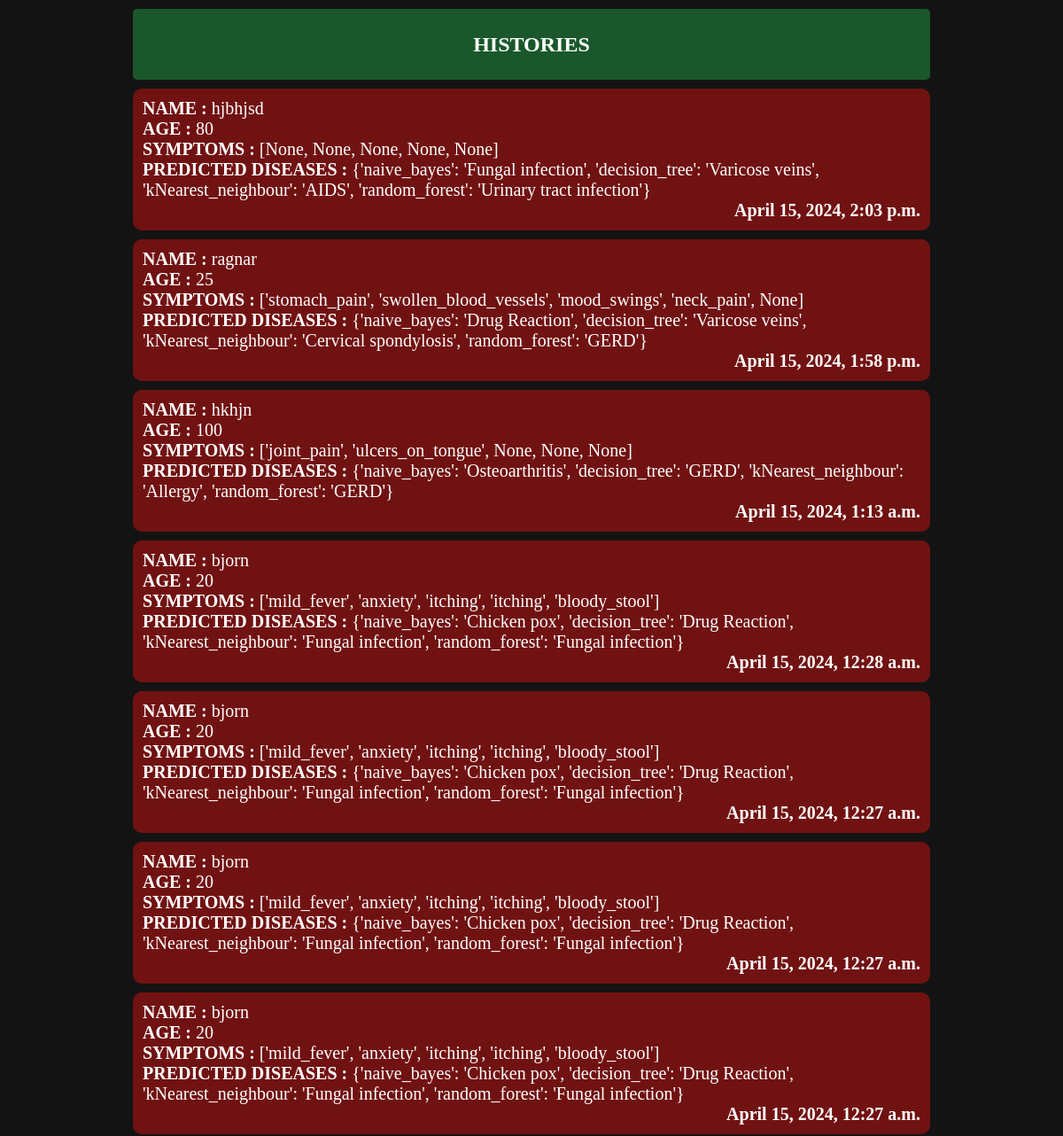
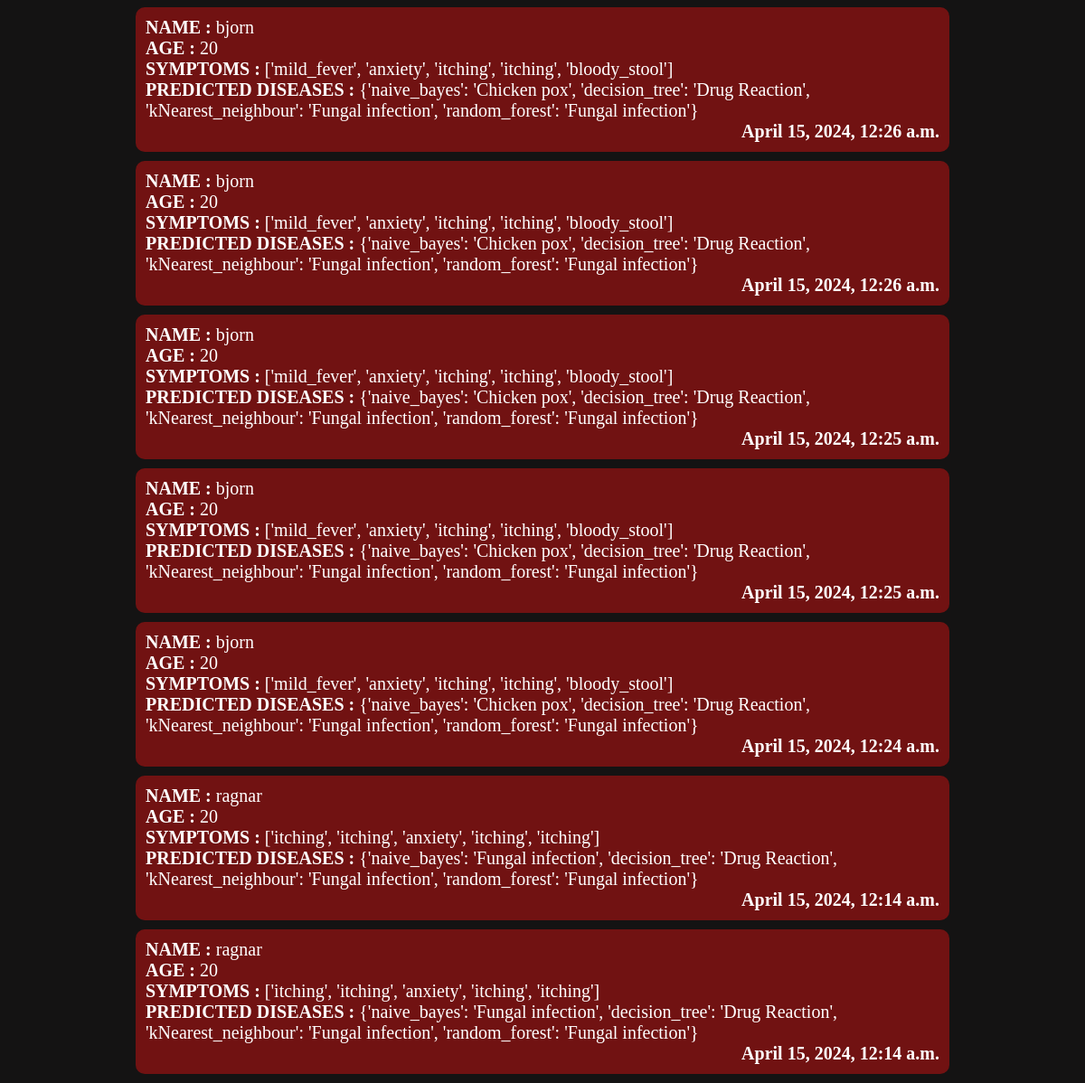
The page /history/ on the database its author committed (2 pictures, top to bottom).
### predict/models.py (models this page shows, shortened)
class History(models.Model):
    name = models.CharField(max_length=100,null=False,blank=False)
    age = models.IntegerField(null=False,blank=False)
    symptoms = models.TextField()
    predicted_disease = models.TextField()
    timestamp = models.DateTimeField(auto_now_add=True)

### predict/views.py (the view)
# urls.py: path('history/',printHistory,name='history'),
def printHistory(request):
    histories = History.objects.all().order_by('-timestamp')
    return render(request,'history.html',{'histories':histories})

### templates/history.html (shortened to what this page needs)
<!DOCTYPE html>
<html lang="en">
  <head>
  </head>
  <body>
    <div class="history_list">
      <div class="heading"><h2>HISTORIES</h2></div>
      {% for history in histories %}
      <div class="history">
        <div class="name"><b>NAME :</b> {{history.name}}</div>
        <div class="age"><b>AGE : </b>{{history.age}}</div>
        <div class="symptoms"><b>SYMPTOMS :</b> {{history.symptoms}}</div>
        <div class="prediction">
          <b>PREDICTED DISEASES :</b> {{history.predicted_disease}}
        </div>
        <div class="timestamp"><b>{{history.timestamp}}</b></div>
      </div>
      {% endfor %}
    </div>
  </body>
</html>

### templates/history.html (style rules this page uses)
* { padding: 0; margin: 0; box-sizing: border-box; }
body { background-color: rgb(20, 19, 19); }
.heading { display: flex; align-items: center; justify-content: center; max-width: 75%; min-height: 80px; background-color: rgb(26, 88, 43); margin: 10px auto; color: white; border-radius: 5px; }
.history { max-width: 75%; padding: 10px; color: white; margin: 10px auto; border: 1px solid transparent; border-radius: 10px; background-color: rgb(113, 18, 18); display: flex; flex-direction: column; justify-content: center; font-size: 20px; transition: ease-in; }
.timestamp { display: flex; justify-content: flex-end; }

### rows shown on the page
History: name "hjbhjsd", age "80", symptoms "[None, None, None, None, None]", predicted_disease "{'naive_bayes': 'Fungal infection', 'decision_tree': 'Varicose veins', 'kNearest_neighbour': 'AIDS', 'random_forest': 'Urinary tract infection'}", timestamp "April 15, 2024, 2:03 p.m."
History: name "ragnar", age "25", symptoms "['stomach_pain', 'swollen_blood_vessels', 'mood_swings', 'neck_pain', None]", predicted_disease "{'naive_bayes': 'Drug Reaction', 'decision_tree': 'Varicose veins', 'kNearest_neighbour': 'Cervical spondylosis', 'random_forest': 'GERD'}", timestamp "April 15, 2024, 1:58 p.m."
History: name "hkhjn", age "100", symptoms "['joint_pain', 'ulcers_on_tongue', None, None, None]", predicted_disease "{'naive_bayes': 'Osteoarthritis', 'decision_tree': 'GERD', 'kNearest_neighbour': 'Allergy', 'random_forest': 'GERD'}", timestamp "April 15, 2024, 1:13 a.m."
History: name "bjorn", age "20", symptoms "['mild_fever', 'anxiety', 'itching', 'itching', 'bloody_stool']", predicted_disease "{'naive_bayes': 'Chicken pox', 'decision_tree': 'Drug Reaction', 'kNearest_neighbour': 'Fungal infection', 'random_forest': 'Fungal infection'}", timestamp "April 15, 2024, 12:28 a.m."
History: name "bjorn", age "20", symptoms "['mild_fever', 'anxiety', 'itching', 'itching', 'bloody_stool']", predicted_disease "{'naive_bayes': 'Chicken pox', 'decision_tree': 'Drug Reaction', 'kNearest_neighbour': 'Fungal infection', 'random_forest': 'Fungal infection'}", timestamp "April 15, 2024, 12:27 a.m."
History: name "bjorn", age "20", symptoms "['mild_fever', 'anxiety', 'itching', 'itching', 'bloody_stool']", predicted_disease "{'naive_bayes': 'Chicken pox', 'decision_tree': 'Drug Reaction', 'kNearest_neighbour': 'Fungal infection', 'random_forest': 'Fungal infection'}", timestamp "April 15, 2024, 12:27 a.m."
History: name "bjorn", age "20", symptoms "['mild_fever', 'anxiety', 'itching', 'itching', 'bloody_stool']", predicted_disease "{'naive_bayes': 'Chicken pox', 'decision_tree': 'Drug Reaction', 'kNearest_neighbour': 'Fungal infection', 'random_forest': 'Fungal infection'}", timestamp "April 15, 2024, 12:27 a.m."
History: name "bjorn", age "20", symptoms "['mild_fever', 'anxiety', 'itching', 'itching', 'bloody_stool']", predicted_disease "{'naive_bayes': 'Chicken pox', 'decision_tree': 'Drug Reaction', 'kNearest_neighbour': 'Fungal infection', 'random_forest': 'Fungal infection'}", timestamp "April 15, 2024, 12:26 a.m."
History: name "bjorn", age "20", symptoms "['mild_fever', 'anxiety', 'itching', 'itching', 'bloody_stool']", predicted_disease "{'naive_bayes': 'Chicken pox', 'decision_tree': 'Drug Reaction', 'kNearest_neighbour': 'Fungal infection', 'random_forest': 'Fungal infection'}", timestamp "April 15, 2024, 12:26 a.m."
History: name "bjorn", age "20", symptoms "['mild_fever', 'anxiety', 'itching', 'itching', 'bloody_stool']", predicted_disease "{'naive_bayes': 'Chicken pox', 'decision_tree': 'Drug Reaction', 'kNearest_neighbour': 'Fungal infection', 'random_forest': 'Fungal infection'}", timestamp "April 15, 2024, 12:25 a.m."
History: name "bjorn", age "20", symptoms "['mild_fever', 'anxiety', 'itching', 'itching', 'bloody_stool']", predicted_disease "{'naive_bayes': 'Chicken pox', 'decision_tree': 'Drug Reaction', 'kNearest_neighbour': 'Fungal infection', 'random_forest': 'Fungal infection'}", timestamp "April 15, 2024, 12:25 a.m."
History: name "bjorn", age "20", symptoms "['mild_fever', 'anxiety', 'itching', 'itching', 'bloody_stool']", predicted_disease "{'naive_bayes': 'Chicken pox', 'decision_tree': 'Drug Reaction', 'kNearest_neighbour': 'Fungal infection', 'random_forest': 'Fungal infection'}", timestamp "April 15, 2024, 12:24 a.m."
History: name "ragnar", age "20", symptoms "['itching', 'itching', 'anxiety', 'itching', 'itching']", predicted_disease "{'naive_bayes': 'Fungal infection', 'decision_tree': 'Drug Reaction', 'kNearest_neighbour': 'Fungal infection', 'random_forest': 'Fungal infection'}", timestamp "April 15, 2024, 12:14 a.m."
History: name "ragnar", age "20", symptoms "['itching', 'itching', 'anxiety', 'itching', 'itching']", predicted_disease "{'naive_bayes': 'Fungal infection', 'decision_tree': 'Drug Reaction', 'kNearest_neighbour': 'Fungal infection', 'random_forest': 'Fungal infection'}", timestamp "April 15, 2024, 12:14 a.m."
